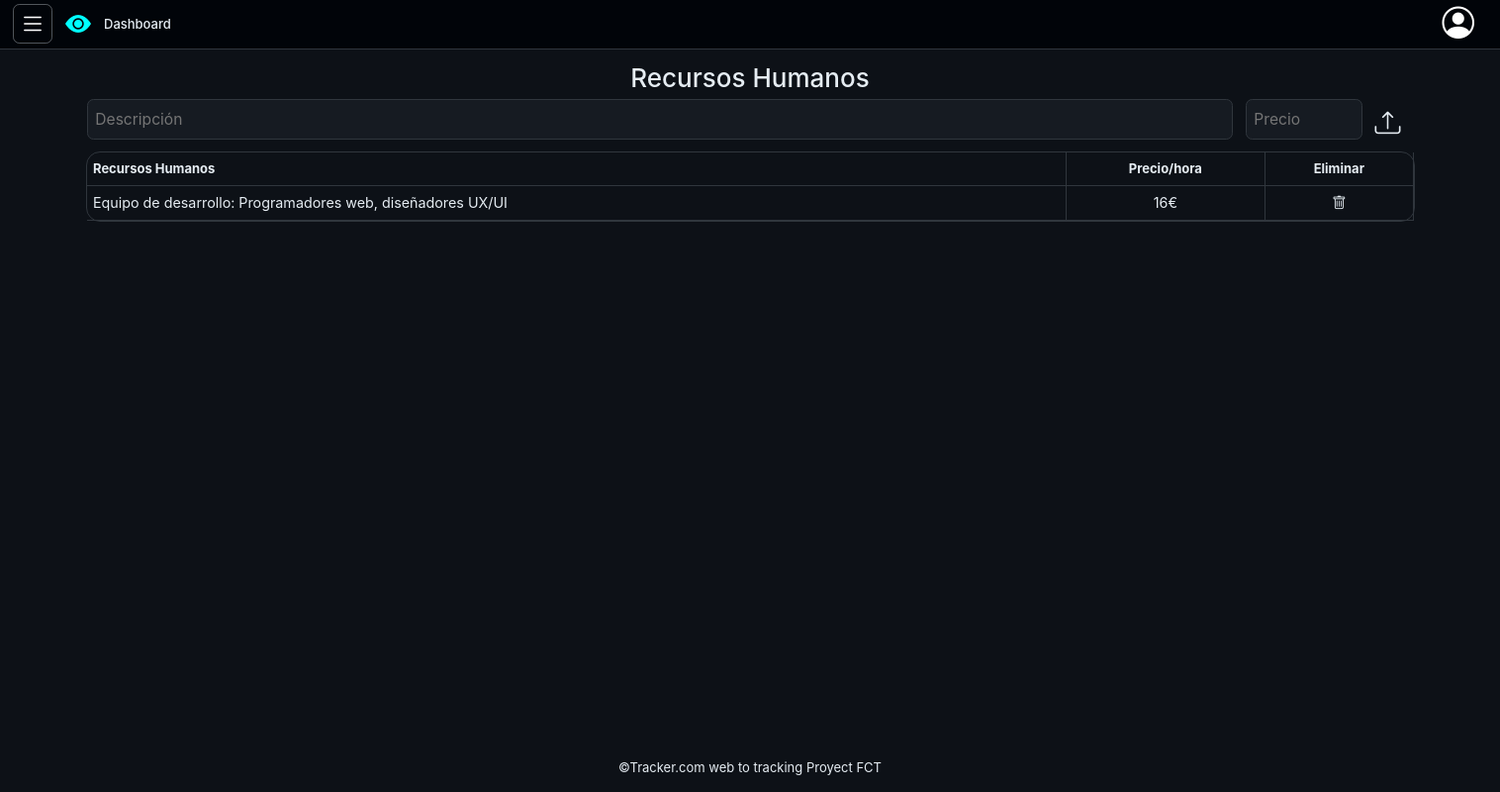
Screenshot of /repositorios/yvr@gmail.com/dashboard.php?recursosh (signed in) with the database file from the repository.
### tables this page shows
CREATE TABLE `recursosh` (
  `cod_Recurso` int(11) AUTO_INCREMENT PRIMARY KEY,
  `descripcion` varchar(500) NOT NULL,
  `horas` int(11) NOT NULL,
  `precio` int(11) NOT NULL,
  `id_Alumno` int(11) NOT NULL,
  FOREIGN KEY (id_Alumno) REFERENCES usuarios(id) ON DELETE CASCADE
);

### repositorios/yvr@gmail.com/php/conexion.php (called while the page is built, shortened)
<?php
class Conexion extends PDO
{
    private $host = 'localhost';
    private $BBDD = 'tracker';
    public function __construct()
    {
        $dsn = "mysql:host=$this->host;dbname=$this->BBDD;charset=utf8";
    }
    function verRecursosH($id_Alumno)
    {
        $sql = 'SELECT * FROM recursosh WHERE id_Alumno = ?';
        $stmt = $this->prepare($sql);
        $stmt->bindParam(1, $id_Alumno, PDO::PARAM_INT);
        $stmt->execute();
        if ($stmt->rowCount() > 0) {
            return $stmt->fetchAll(PDO::FETCH_OBJ);
        } else {
            return null;
        }
    }
}

### repositorios/yvr@gmail.com/php/recursosh.php (the view, shortened to what this page needs)
<section id="recursos">
    <h2>Recursos Humanos</h2>
    <section id="formrecursos">
        <form action="php/modificador.php" method="POST" class="recursoH">
            <input type="text" name="contenido" placeholder="Descripción" required>
            <input type="text" name="precio" placeholder="Precio" required>
            <label for="submit">
                <i class="bi bi-upload"></i>
            </label>
        </form>
    </section>
    <?php
    require_once "conexion.php";
    if ($recursos = (new Conexion)->verRecursosH($_SESSION["usuario"]->id)) {
        echo "<table class=\"tablarecursos\"><tr><th>Recursos Humanos</th><th>Precio/hora</th><th>Eliminar</th></tr>";
        foreach ($recursos as $recurso) {
            echo "<tr><td>{$recurso->descripcion}</td><td>{$recurso->precio}€</td><td><a href=\"php/modificador.php?cod_RecursoH={$recurso->cod_Recurso}\"><i class=\"bi bi-trash\"></i></a></td></tr>";
        }
    }
    ?>
    </table>
</section>

### repositorios/yvr@gmail.com/css/styles.css (style rules this page uses)
*, *::after, *::before { margin: 0; padding: 0; box-sizing: border-box; }
:root { font-size: 13px; font-family: Verdana, Geneva, Tahoma, sans-serif; }
body { width: 100vw; min-height: 100vh; display: flex; flex-direction: column; justify-content: space-between; overflow-x: hidden; overflow-y: auto; background-color: #010409; }
body #main-dashboard label { cursor: pointer; border: none; float: right; outline: none; margin-right: 1rem; margin-bottom: 0.5rem; display: grid; place-content: center; }
body #main-dashboard label i { color: #E6EDF3; font-size: 1.3rem; }
body #main-dashboard input { display: block; background-color: #161B22; border-radius: 0.5rem; border: 1px solid #30363d; width: 100%; color: #E6EDF3; padding: 1rem; margin-bottom: 1rem; font-size: 1.2rem; }
body #main-dashboard #recursos { width: 100%; height: 100%; display: flex; flex-direction: column; align-items: center; color: #E6EDF3; }
body #main-dashboard #recursos #formrecursos { width: 90%; }
body #main-dashboard #recursos #formrecursos i { font-size: 2rem; }
body #main-dashboard #recursos #formrecursos form { display: flex; flex-direction: row; justify-content: space-between; align-items: center; gap: 1rem; }
body #main-dashboard #recursos #formrecursos form input[type=text] { width: 100%; padding: 0.6rem; }
body #main-dashboard #recursos #formrecursos form input[type=text]:nth-child(2) { width: 10%; }
body #main-dashboard #recursos .tablarecursos { width: 90%; flex-grow: 1; outline: 1px solid #30363d; border-radius: 1rem; border-collapse: collapse; }
body #main-dashboard #recursos .tablarecursos i, body #main-dashboard #recursos .tablarecursos td { color: #E6EDF3; font-size: 1.1rem; }
body #main-dashboard #recursos .tablarecursos th:not(:nth-child(1)), body #main-dashboard #recursos .tablarecursos td:not(:nth-child(1)) { text-align: center; }
body #main-dashboard #recursos .tablarecursos th, body #main-dashboard #recursos .tablarecursos td { padding: 0.5rem; border-bottom: 1px solid #30363d; border-right: 1px solid #30363d; }

### rows the page displays
recursosh: descripcion "Equipo de desarrollo: Programadores web, diseñadores UX/UI", precio "16"
